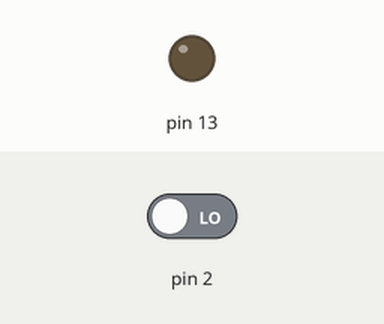
Recording of a sketch running on a simulated Arduino Uno, built with avr-gcc and run on an emulated ATmega328P. Parts: output pins drawn as LEDs (lit = HIGH). The test bench sets the inputs (shaded band); at power-on: pin 2 LOW. What the sketch prints to the serial monitor is not drawn.

Above: at 1.2 s.
1.3 s: pin 2 driven HIGH
At 1.7 s:
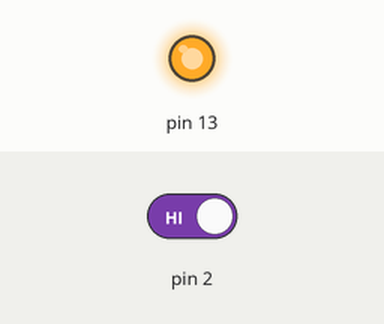
2.8 s: pin 2 driven LOW
At 4.1 s:
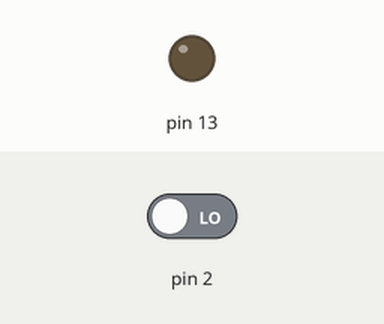
Timing chart, 0 to 5.8 s (numbered marks = the images above; inputs shaded):
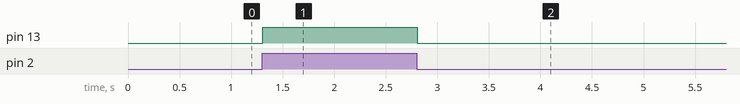

Measured:
- after the input at 1.3 s, pin 13: LOW → HIGH at once
- after the input at 2.8 s, pin 13: HIGH → LOW at once

The sketch:

pir.ino
```cpp
void setup() {
  // put your setup code here, to run once:
  pinMode(13,OUTPUT);
  pinMode(2,INPUT);
  Serial.begin(9600);
}
void loop() {
  // put your main code here, to run repeatedly:
  int data = digitalRead(2);
  Serial.println(data);
  if(data == 1)
  {
    digitalWrite(13,HIGH);
  }
  else
  {
    digitalWrite(13,LOW);
  }
}
```
